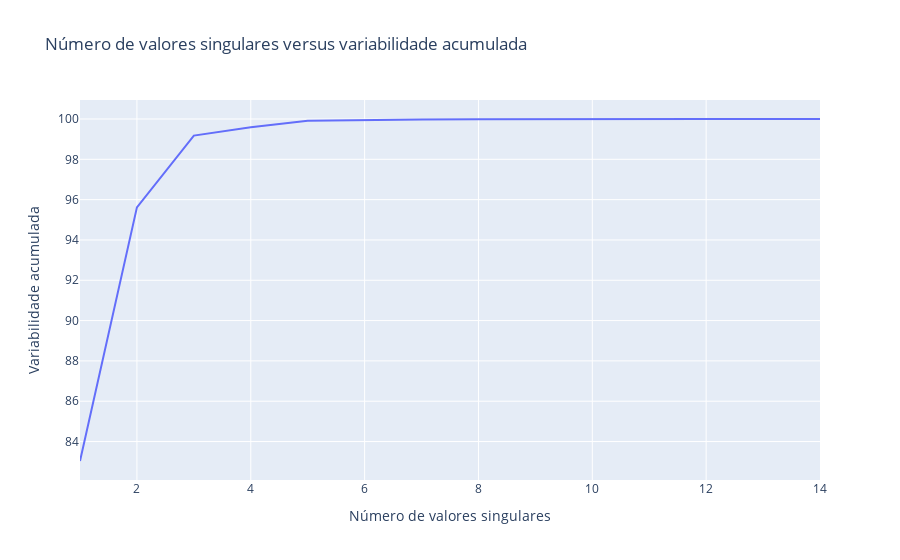

This figure's notebook cell:
### Code cell
fig = px.line(x=r_list, y=vari_acum_list, title='Número de valores singulares versus variabilidade acumulada')
fig.update_layout(
    xaxis_title="Número de valores singulares",
    yaxis_title="Variabilidade acumulada")

fig.show()

### Figure 1 — Plotly figure (JSON) as saved in the notebook; plotly's stock layout.template omitted (floating-point values rounded to 4 significant figures)
{"data": [{"hovertemplate": "x=%{x}<br>y=%{y}<extra></extra>", "legendgroup": "", "line": {"color": "#636efa", "dash": "solid"}, "mode": "lines", "name": "", "orientation": "v", "showlegend": false, "type": "scatter", "x": [1, 2, 3, 4, 5, 6, 7, 8, 9, 10, 11, 12, 13, 14], "xaxis": "x", "y": [83.03, 95.62, 99.18, 99.59, 99.92, 99.96, 99.98, 99.99, 100.0, 100.0, 100.0, 100.0, 100.0, 100], "yaxis": "y"}], "layout": {"legend": {"tracegroupgap": 0}, "title": {"text": "Número de valores singulares versus variabilidade acumulada"}, "xaxis": {"anchor": "y", "domain": [0, 1], "title": {"text": "Número de valores singulares"}}, "yaxis": {"anchor": "x", "domain": [0, 1], "title": {"text": "Variabilidade acumulada"}}}}
